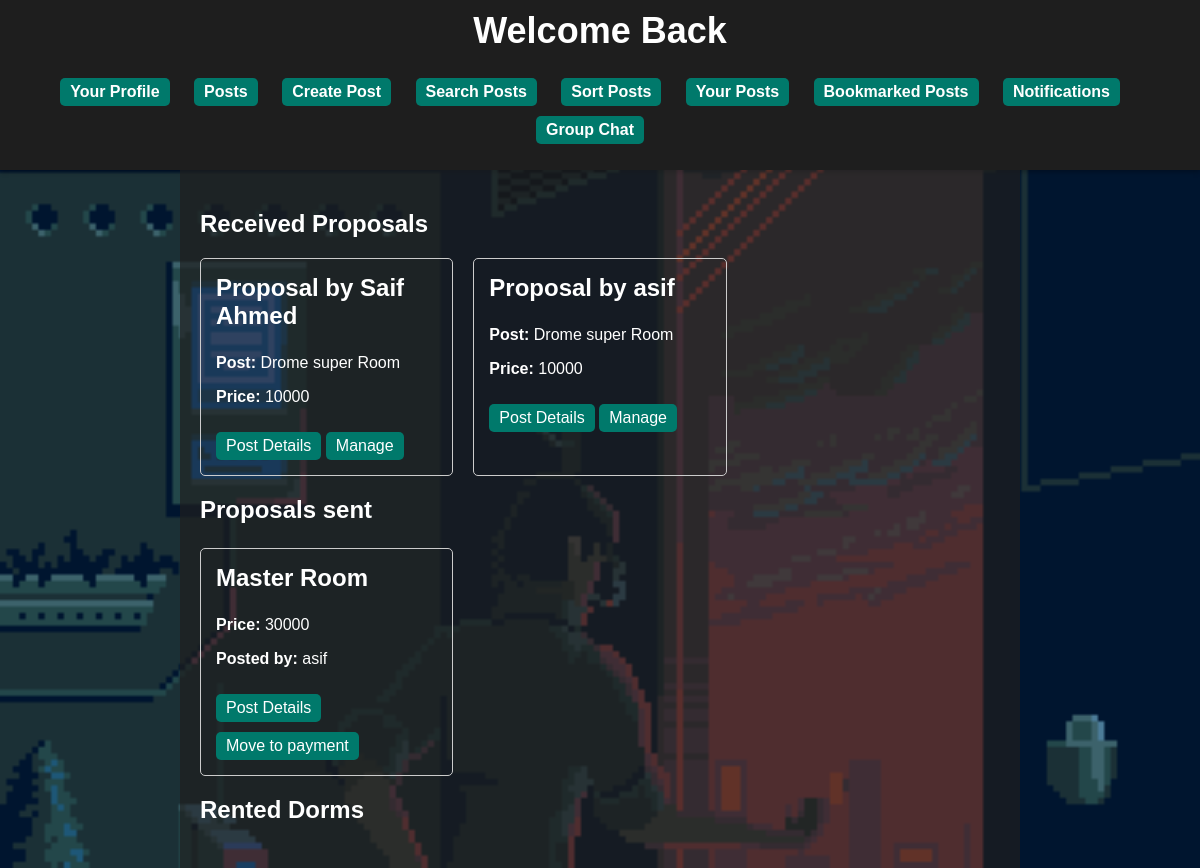
The page /users/teertho/posts/notifications (signed in) on the database its author committed.
### Backend/student_housing/users/models.py (models this page shows)
class Notification(models.Model):
    post = models.ForeignKey(DormRoom, on_delete=models.CASCADE)
    user = models.ForeignKey(Register, on_delete=models.CASCADE)

class Register(models.Model):
    username=models.CharField(max_length=30)
    email=models.EmailField()
    password=models.CharField(max_length=100)
    nid=models.IntegerField()

class DormRoom(models.Model):
    title = models.CharField(max_length=255)
    content = models.TextField()
    popularity = models.IntegerField(default=0)
    type = models.CharField(max_length=50)
    price = models.CharField(max_length=20)
    link = models.URLField(max_length=200, null=True)
    posted_by = models.ForeignKey(Register, on_delete=models.CASCADE, related_name='posted')
    comments = models.ManyToManyField(Comment, blank=True)
    bookmarked_by = models.ManyToManyField(Register, blank=True, related_name='bookmarked')

### Backend/student_housing/users/views.py (the view)
# urls.py: path('<str:username>/posts/notifications', views.notifications, name='notifications'),
def notifications(request, username):
    viewer_username = request.session.get('username')
    viewer = get_object_or_404(Register, username=viewer_username)
    notifications = Notification.objects.filter(post__posted_by=viewer)
    sent_proposals = Notification.objects.filter(user=viewer)
    proposal_res = ProposalResponse.objects.filter(notification__in=sent_proposals)
    return render(request, 'notifications.html', {'dorm_rooms' : notifications, 'username' : username, 'sent':sent_proposals, 'res':proposal_res})

### Backend/student_housing/users/templates/notifications.html (shortened to what this page needs)
{% extends "profile_base.html" %}
{% block content %}
<body style="background-image: url('/static/bg9.gif'); background-size: cover;">
    <h2>Received Proposals</h2>
    <div class="room-grid">
        {% for room in dorm_rooms %}
            <div class="room-card">
                <h3>Proposal by {{room.user.username}}</h3>
                <p><strong>Post:</strong> {{ room.post.title }}</p>
                <p><strong>Price:</strong> {{ room.post.price }}</p>
                <a href="{{room.post.link}}" target="_blank">Post Details</a>
                <a href="{% url 'manage_proposal' username=username pk=room.id %}">Manage</a>
            </div>
        {% endfor %}
    </div>
        {% if sent %}
            <div>
                <h3>Proposals sent</h3>
                <div class="room-grid">
                    {% for room in sent %}
                        <div class="room-card">
                            <h3>{{room.post.title}}</h3>
                            <p><strong>Price:</strong> {{ room.post.price }}</p>
                            <p><strong>Posted by:</strong> {{room.post.posted_by.username}}</p>
                            <a href="{{room.post.link}}" target="_blank">Post Details</a>
                            <a href="{% url 'manage_proposal' username=username pk=room.id %}">Move to payment</a>
                        </div>
                    {% endfor %}
                </div>
            </div>
        {% endif %}
        <div>
            <h3>Rented Dorms</h3>
        </div>
</body>
{% endblock %}

### Backend/student_housing/users/static/style.css (style rules this page uses)
body { font-family: Arial, sans-serif; margin: 0; padding: 0; background: #1E1E1E; color: #fff; }
.room-grid { display: grid; grid-template-columns: repeat(3, 1fr); gap: 20px; margin: 20px 0; }
.room-card { border: 1px solid #ccc; padding: 15px; border-radius: 5px; transition: transform 0.3s; }
h3 { margin-top: 0; font-size: 24px; transition: color 0.3s; }
a { display: inline-block; padding: 5px 10px; background-color: #00796B; color: #fff; text-decoration: none; border-radius: 5px; margin-top: 10px; transition: background 0.3s; }

### rows shown on the page
Notification: user.username "Saif Ahmed", post "Drome super Room", post.price "10000"
Notification: user.username "asif", post "Drome super Room", post.price "10000"
Notification: post "Master Room", post.price "30000", post.posted_by.username "asif"
